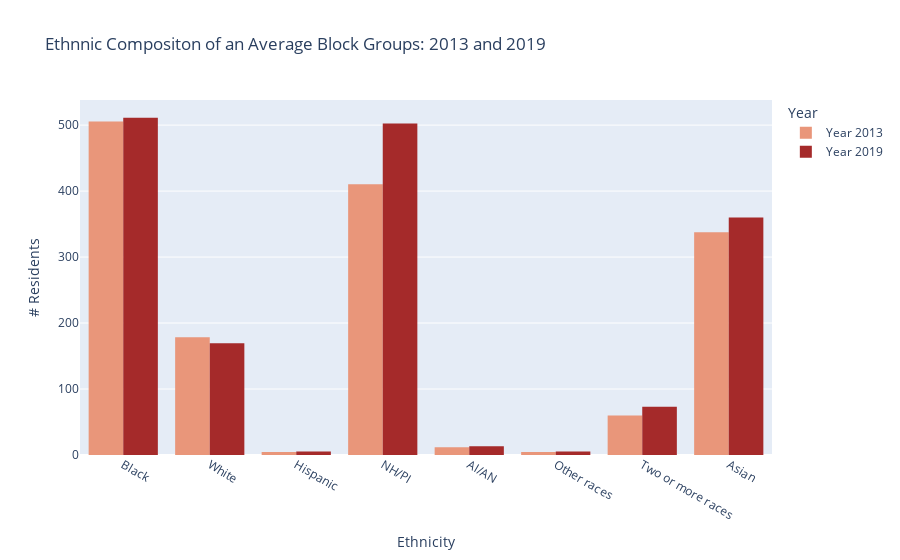

Notebook source saved alongside this figure:
### Code cell
# a simple bar chart, putting date on the x-axis

fig = px.bar(blockabsolute,
             x='Ethnicity',
             y=['Year 2013', 'Year 2019'],
             barmode='group',
             height=600,
             title="Ethnnic Compositon of an Average Block Groups: 2013 and 2019",
             color_discrete_sequence=["#e9967a","#a52a2a"],
             labels={'Ethnicity':'Ethnicity','value':'# Residents', 'variable':'Year'}
                     )

# get rid of white lines inside the bars
fig.update_traces(marker_line_width=0)

# show the figure
fig.show()

### Figure 1 — Plotly figure (JSON) as saved in the notebook; plotly's stock layout.template omitted (floating-point values rounded to 4 significant figures)
{"data": [{"alignmentgroup": "True", "hovertemplate": "Year=Year 2013<br>Ethnicity=%{x}<br># Residents=%{y}<extra></extra>", "legendgroup": "Year 2013", "marker": {"color": "#e9967a", "line": {"width": 0}, "pattern": {"shape": ""}}, "name": "Year 2013", "offsetgroup": "Year 2013", "orientation": "v", "showlegend": true, "textposition": "auto", "type": "bar", "x": ["Black", "White", "Hispanic", "NH/PI", "AI/AN", "Other races", "Two or more races", "Asian"], "xaxis": "x", "y": [505.6, 178.3, 4.515, 410.5, 11.82, 4.434, 59.86, 337.8], "yaxis": "y"}, {"alignmentgroup": "True", "hovertemplate": "Year=Year 2019<br>Ethnicity=%{x}<br># Residents=%{y}<extra></extra>", "legendgroup": "Year 2019", "marker": {"color": "#a52a2a", "line": {"width": 0}, "pattern": {"shape": ""}}, "name": "Year 2019", "offsetgroup": "Year 2019", "orientation": "v", "showlegend": true, "textposition": "auto", "type": "bar", "x": ["Black", "White", "Hispanic", "NH/PI", "AI/AN", "Other races", "Two or more races", "Asian"], "xaxis": "x", "y": [511.1, 169.3, 5.172, 502.5, 13.13, 5.292, 73.22, 359.9], "yaxis": "y"}], "layout": {"autosize": true, "barmode": "group", "legend": {"title": {"text": "Year"}, "tracegroupgap": 0}, "title": {"text": "Ethnnic Compositon of an Average Block Groups: 2013 and 2019"}, "xaxis": {"anchor": "y", "autorange": true, "domain": [0, 1], "range": [-0.5, 7.5], "title": {"text": "Ethnicity"}, "type": "category"}, "yaxis": {"anchor": "x", "autorange": true, "domain": [0, 1], "range": [0, 538.1], "title": {"text": "# Residents"}, "type": "linear"}}}
